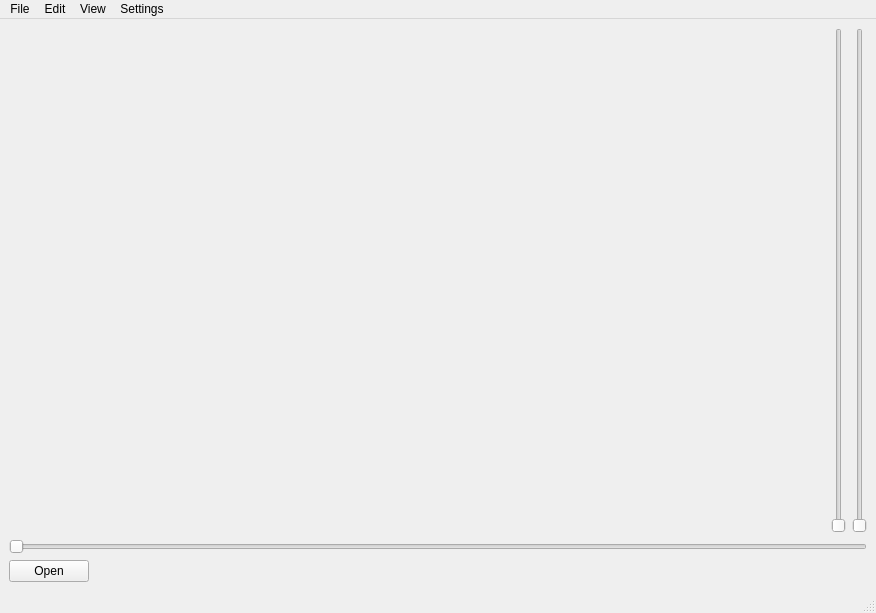
<?xml version="1.0" encoding="UTF-8"?>
<ui version="4.0">
 <class>MainWindow</class>
 <widget class="QMainWindow" name="MainWindow">
  <property name="geometry">
   <rect>
    <x>0</x>
    <y>0</y>
    <width>876</width>
    <height>613</height>
   </rect>
  </property>
  <property name="windowTitle">
   <string>Player</string>
  </property>
  <widget class="QWidget" name="centralwidget">
   <layout class="QGridLayout" name="gridLayout">
    <item row="0" column="0" colspan="2">
     <layout class="QHBoxLayout" name="horizontalLayout_2">
      <item>
       <widget class="QLabel" name="label">
        <property name="text">
         <string/>
        </property>
        <property name="pixmap">
         <pixmap>../Downloads/HANNI IPHAM MEIRAS.jpg</pixmap>
        </property>
       </widget>
      </item>
      <item>
       <layout class="QHBoxLayout" name="horizontalLayout">
        <item>
         <widget class="QSlider" name="verticalSlider">
          <property name="orientation">
           <enum>Qt::Vertical</enum>
          </property>
         </widget>
        </item>
        <item>
         <widget class="QSlider" name="verticalSlider_2">
          <property name="orientation">
           <enum>Qt::Vertical</enum>
          </property>
         </widget>
        </item>
       </layout>
      </item>
     </layout>
    </item>
    <item row="1" column="0" colspan="2">
     <widget class="QSlider" name="horizontalSlider">
      <property name="orientation">
       <enum>Qt::Horizontal</enum>
      </property>
     </widget>
    </item>
    <item row="2" column="0">
     <widget class="QPushButton" name="pushButton">
      <property name="text">
       <string>Open</string>
      </property>
     </widget>
    </item>
    <item row="2" column="1">
     <spacer name="horizontalSpacer">
      <property name="orientation">
       <enum>Qt::Horizontal</enum>
      </property>
      <property name="sizeHint" stdset="0">
       <size>
        <width>774</width>
        <height>20</height>
       </size>
      </property>
     </spacer>
    </item>
   </layout>
  </widget>
  <widget class="QMenuBar" name="menubar">
   <property name="geometry">
    <rect>
     <x>0</x>
     <y>0</y>
     <width>876</width>
     <height>21</height>
    </rect>
   </property>
   <widget class="QMenu" name="menuOpen">
    <property name="title">
     <string>File</string>
    </property>
    <addaction name="actionNew"/>
   </widget>
   <widget class="QMenu" name="menuEdit">
    <property name="title">
     <string>Edit</string>
    </property>
   </widget>
   <widget class="QMenu" name="menuSettings">
    <property name="title">
     <string>View</string>
    </property>
   </widget>
   <widget class="QMenu" name="menuSettings_2">
    <property name="title">
     <string>Settings</string>
    </property>
   </widget>
   <addaction name="menuOpen"/>
   <addaction name="menuEdit"/>
   <addaction name="menuSettings"/>
   <addaction name="menuSettings_2"/>
  </widget>
  <widget class="QStatusBar" name="statusbar"/>
  <action name="actionNew">
   <property name="text">
    <string>New</string>
   </property>
  </action>
 </widget>
 <resources/>
 <connections/>
</ui>
